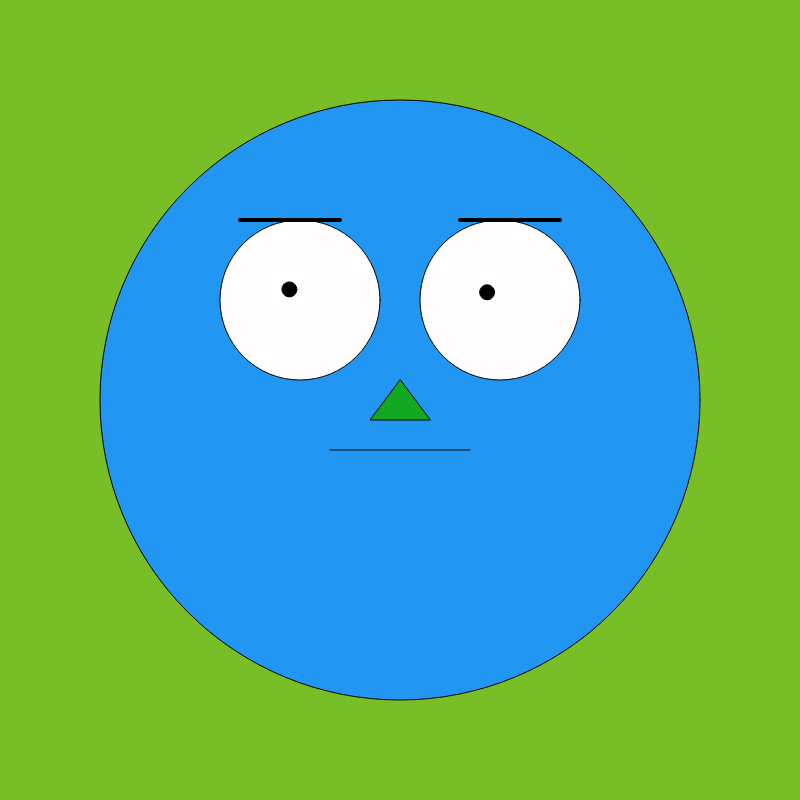
Frame 1 (no input)
Frame 60 (no input): identical to frame 1, image omitted
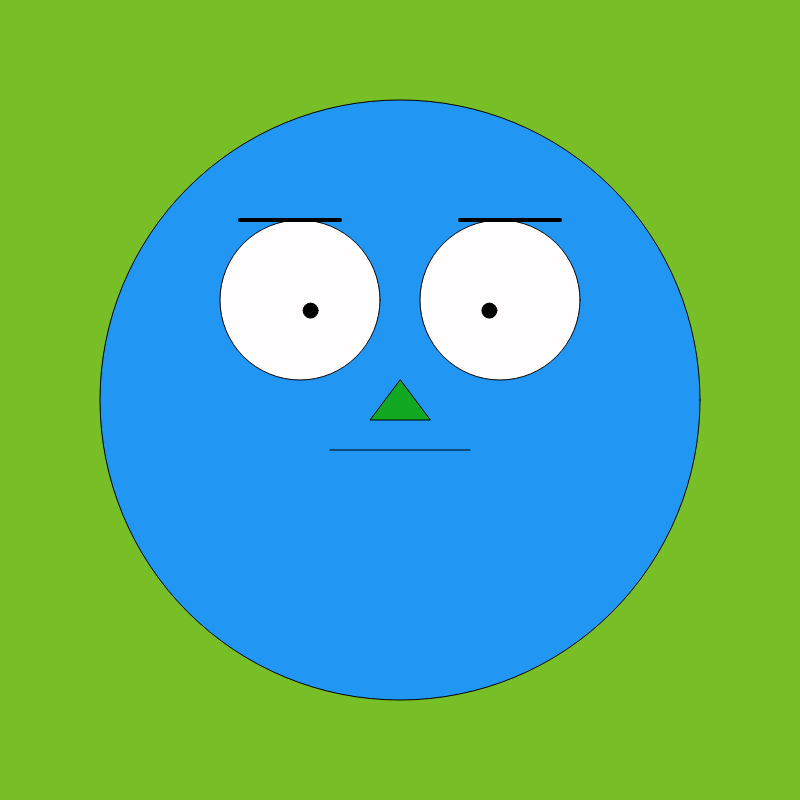
Frame 120 (the mouse pressed at the canvas centre since frame 60)

The p5.js sketch that drew these frames (run headless with seeded random() and noise() and a simulated clock; from frame 60 on, the mouse is pressed at the canvas centre):

// p5.js sketch
// ── sketch.js
function setup() {
createCanvas(800, 800);
}

function draw() {
background("#78BE27");

let cx = 400;
let cy = 400;

fill("#2196F3");
circle(cx, cy, 600); // rosto

// olhos
let olhoEsqX = cx - 100;
let olhoDirX = cx + 100;
let olhoY = cy - 100;


fill("#FFFDFD");
circle(olhoEsqX, olhoY, 160);
circle(olhoDirX, olhoY, 160);

// função pra desenhar pupila limitada
function desenhaPupila(ox, oy) {
let dx = mouseX - ox;
let dy = mouseY - oy;

let distancia = sqrt(dx * dx + dy * dy);

let limite = 15; // quanto a pupila pode se mover

if (distancia > limite) {
dx = (dx / distancia) * limite;
dy = (dy / distancia) * limite;
}

fill(0);
circle(ox + dx, oy + dy, 15);
}

desenhaPupila(olhoEsqX, olhoY);
desenhaPupila(olhoDirX, olhoY);

// nariz
fill("#12A822");
triangle(cx, cy - 20, cx - 30, cy + 20, cx + 30, cy + 20);

// boca
line(cx - 70, cy + 50, cx + 70, cy + 50);
// sobrancelhas
strokeWeight(4); // Aumenta a espessura da linha
line(cx - 160, cy - 180, cx - 60, cy - 180); // Sobrancelha esquerda (maior)
line(cx + 60, cy - 180, cx + 160, cy - 180); // Sobrancelha direita (maior e simétrica)
strokeWeight(1); // Reseta a espessura para o padrão (opcional)

}
